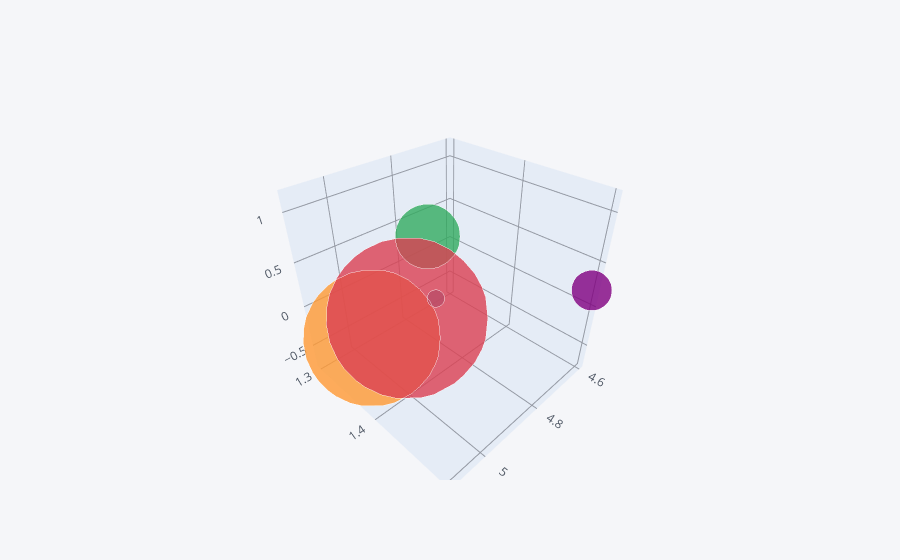

The notebook cell this image was saved under:
### Code cell
ik1.head().iplot(kind='bubble3d',x='SepalLengthCm',y='PetalLengthCm',z ='PetalWidthCm' , size ='SepalWidthCm' )
# head() fetches out 1st 5 rows of data.if u wish to see the whole dataset remove head()
# visualize in best way using mouse to hover on it and see from all directions

### Figure 1 — Plotly figure (JSON) as saved in the notebook; plotly's stock layout.template omitted (floating-point values rounded to 4 significant figures)
{"data": [{"marker": {"color": ["rgba(255, 153, 51, 1.0)", "rgba(55, 128, 191, 1.0)", "rgba(50, 171, 96, 1.0)", "rgba(128, 0, 128, 1.0)", "rgba(219, 64, 82, 1.0)"], "opacity": 0.8, "size": [95, 12, 45, 28, 112], "symbol": "circle"}, "mode": "markers", "text": ["0", "1", "2", "3", "4"], "type": "scatter3d", "x": [5.1, 4.9, 4.7, 4.6, 5], "y": [1.4, 1.4, 1.3, 1.5, 1.4], "z": [0.2, 0.2, 0.2, 0.2, 0.2]}], "layout": {"legend": {"bgcolor": "#F5F6F9", "font": {"color": "#4D5663"}}, "paper_bgcolor": "#F5F6F9", "plot_bgcolor": "#F5F6F9", "scene": {"xaxis": {"gridcolor": "#9499A3", "showgrid": true, "tickfont": {"color": "#4D5663"}, "title": {"font": {"color": "#4D5663"}, "text": ""}, "zerolinecolor": "#9499A3"}, "yaxis": {"gridcolor": "#9499A3", "showgrid": true, "tickfont": {"color": "#4D5663"}, "title": {"font": {"color": "#4D5663"}, "text": ""}, "zerolinecolor": "#9499A3"}, "zaxis": {"gridcolor": "#9499A3", "showgrid": true, "tickfont": {"color": "#4D5663"}, "title": {"font": {"color": "#4D5663"}, "text": ""}, "zerolinecolor": "#9499A3"}}, "title": {"font": {"color": "#4D5663"}}}}
